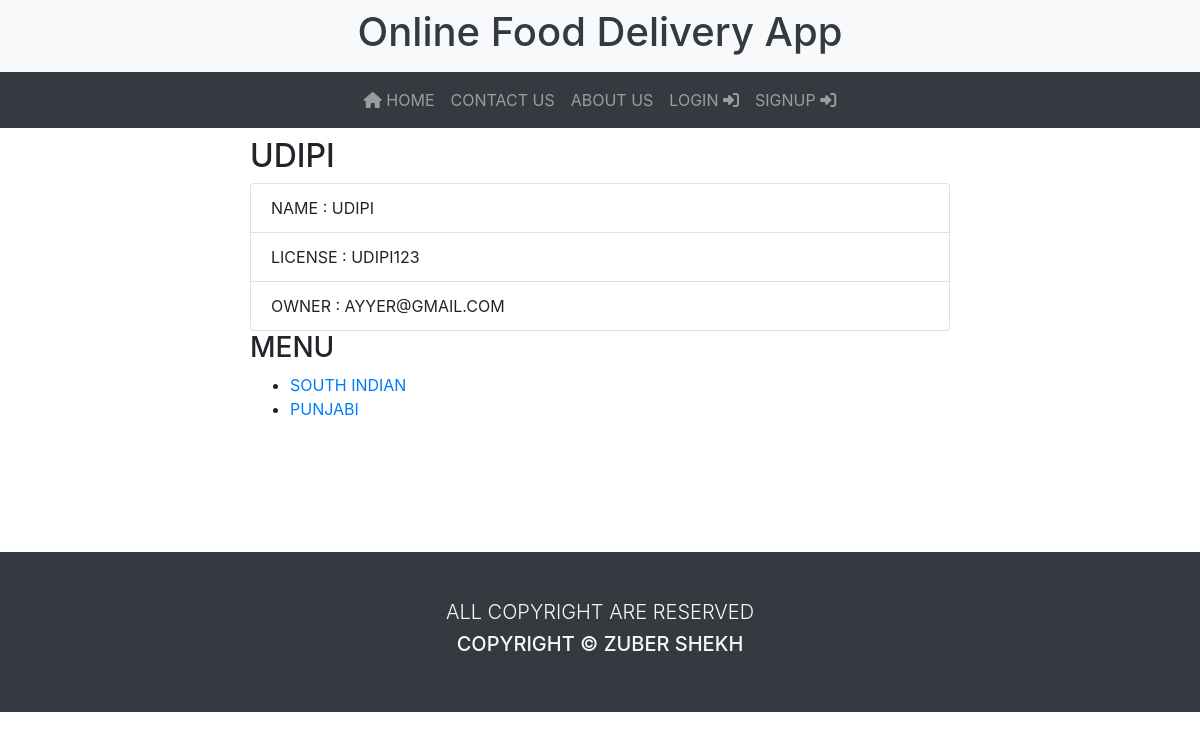
Screenshot of /restaurants/restaurant/1 with the database file from the repository.
### project/restaurants/models.py (models this page shows, shortened)
class Restaurant(db.Model):
    __tablename__ = 'restaurants'
    id = db.Column(db.Integer,primary_key=True)
    name = db.Column(db.String,nullable=False)
    license = db.Column(db.String,nullable=False)
    is_open = db.Column(db.Boolean,default=False)
    menus = db.relationship('Menu',backref='restaurant',lazy=True)
    owner_id = db.Column(db.Integer,db.ForeignKey('users.id'),unique=True)

### project/accounts/models.py (models this page shows, shortened)
class User(db.Model,UserMixin):
    __tablename__ = 'users'
    id = db.Column(db.Integer,primary_key=True)
    email = db.Column(db.String(),nullable=False)
    password = db.Column(db.String(),nullable=False)
    fname = db.Column(db.String(),nullable=False)
    lname = db.Column(db.String(),nullable=False)
    moblie = db.Column(db.String(10),nullable=False)
    type = db.Column(db.String(),default='user',nullable=False)
    is_admin = db.Column(db.Boolean(),default=False,nullable=False)
    restaurant = db.relationship('Restaurant',backref='owner',lazy=True)
    def __str__(self):
        return f'{self.email}'

### project/menus/models.py (models this page shows, shortened)
class Menu(db.Model):
    id = db.Column(db.Integer,primary_key=True)
    name = db.Column(db.String,nullable=False)
    items = db.relationship('Item',backref='menu',lazy=True)
    restaurant_id = db.Column(db.Integer,db.ForeignKey('restaurants.id'),nullable=False)
    def __str__(self):
        return f'{self.name}'

### project/restaurants/views.py (the view)
@restaurants.route('/restaurant/<int:id>')
def view(id):
    restaurant = Restaurant.query.get_or_404(id)
    return render_template('restaurants/view.html',restaurant=restaurant)

### project/restaurants/templates/restaurants/view.html (shortened to what this page needs)
{% extends 'main/base.html' %}
{% block main %}
<div class="row">
    <div class="col-md-8 mx-auto">
        <section class="container text-uppercase">
            <div>
                <h2>{{restaurant.name}}</h2>
                <ul class="list-group">
                    <li class="list-group-item" >name : {{restaurant.name}}</li>
                    <li class="list-group-item" >license : {{restaurant.license}}</li>
                    <li class="list-group-item" >owner : {{restaurant.owner}}</li>
                </ul>
            </div>
            <div>
                <h3>menu</h3>
                {% if restaurant.menus %}
                    <ul>
                        {% for menu in restaurant.menus %}
                            <li><a href="{{ url_for('menus.view',id=menu.id) }}">{{menu}}</a></li>
                        {% endfor %}
                    </ul>
                {% else %}
                    <p>no menu</p>
                {% endif %}
            </div>
        </section>
    </div>
</div>
{% endblock %}

### rows the page displays
Restaurant: name "UDIPI", license "UDIPI123"
User: owner "AYYER@GMAIL.COM"
Menu: name "SOUTH INDIAN"
Menu: name "PUNJABI"
